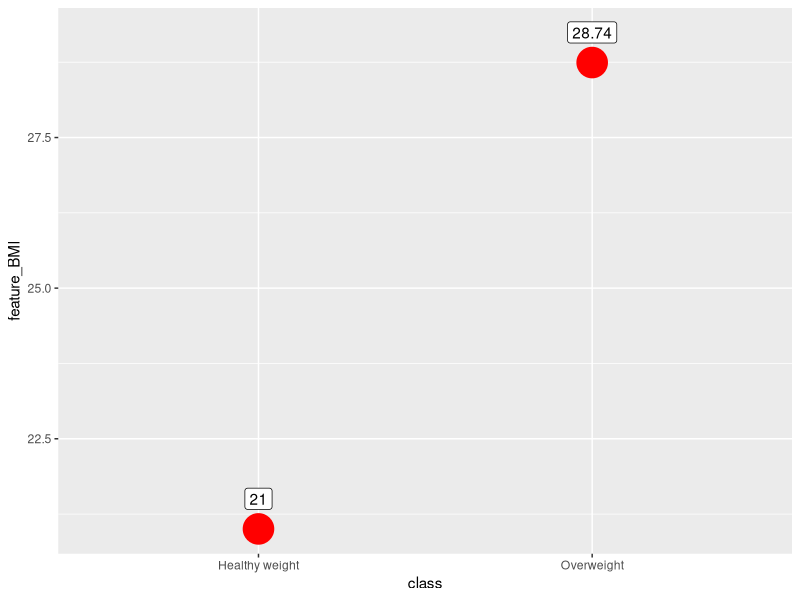
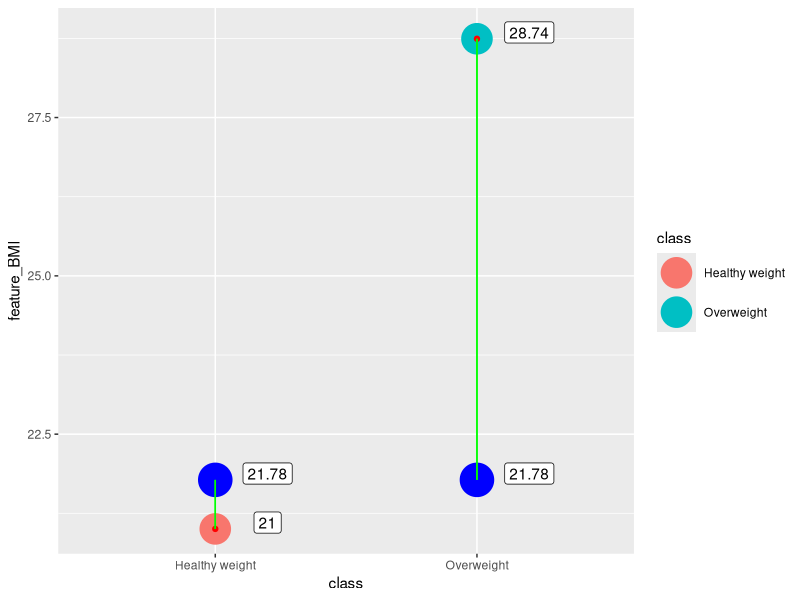
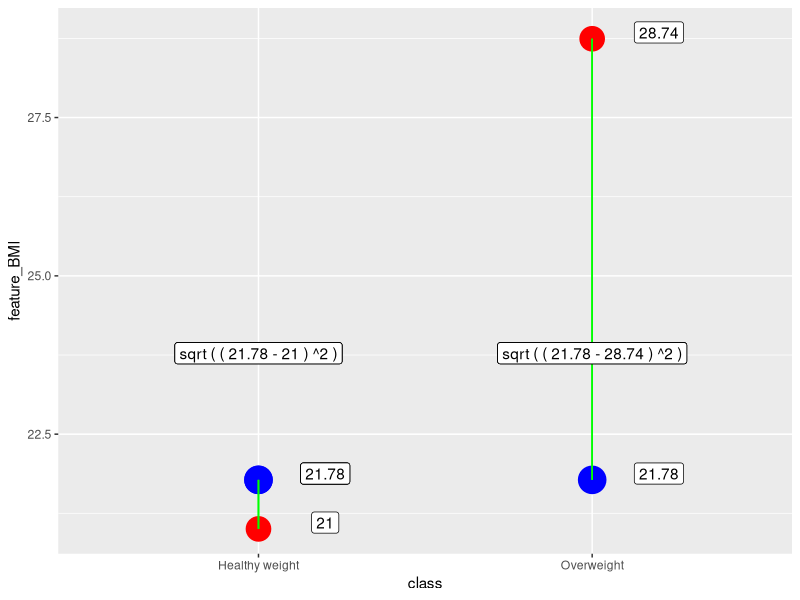
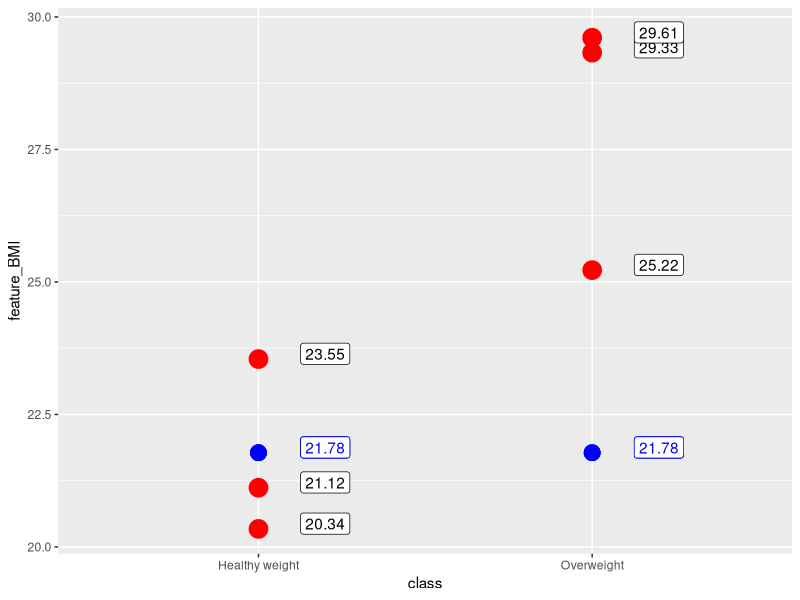
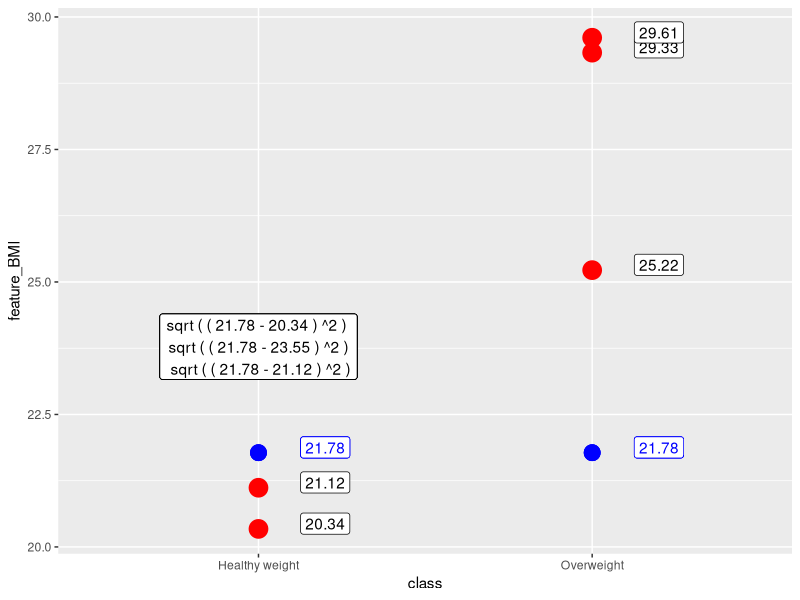
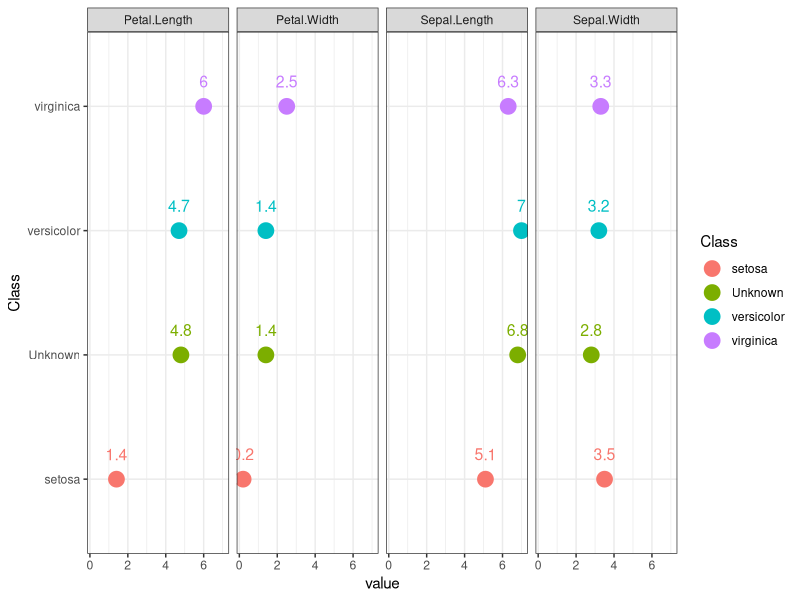

Generate these figures, in order, with R: (Note: this script raises an error after producing the figures.)
# we would require 5 libraries to explore and 
# learn mechanics of k nearest neighbours

library(dplyr)  # data wrangling
library(tidyr)  # data wrangling
library(tibble) # data wrangling
library(ggplot2) # visuals
library(class)  # model building


#######################  PART_1
# knn is example of supervised classification technique,
# supervised means that all rows or instances  
# are labeled with specific class or outcome

#  classification means that our class is
#  categorical variable

#  To initiate knn the follwong action shoul be taken:
#  Data inspection 
#  Splitting data into training and testing datasets
#  Fitting the model to training data
#  Evaluate perfomance on test data
#  Model tuning , specifically, for knn, to determine optimal values of k


# knn is extremely powerfull when applied
# to homogenous data, speficically,
# it is suited very well to numerical features whose 
# data range is similar

# Goal of Knn is to 
# Estimate similarity between records with defined classes with 
# records without defined class

#  Now, how to measure similary of records?
#  We need to employ distance formula,
#  Euclidian distance is a common approach

# assume 2 dimentional space with 2 points

sample_1<-data.frame(  feature_BMI=c( runif(1,18.5,24.9),
                                      runif(1, 25.0,29.9)),
                       class=c( "Healthy weight","Overweight" ),
                       row.names=c("inst_1  ","inst_2  ")   )

#  code sampel is available at github ,fill free to replicate it
# we can use View to explicitly check all records
View(sample_1)

# Greate job 
# Now lets visualise situation we are dealing with 
ggplot2::ggplot(data=sample_1,aes(y= feature_BMI ,x=class))+
  geom_point(col="red",cex=10)+
  geom_label(aes(label=round(feature_BMI,2)  ),nudge_y = 0.5 )

# we have 2 values for single feature,
# each value corresponds to specific class
# Now assume , we need to decide , to what class 
# we should assign new point , should it belong to 
# Forst or second class: Healhy or overweight

set.seed(123)
new_point<-runif(1,18.5,29.9) # generate random point

# lets take advantage of ggplot2 again
ggplot2::ggplot(data=sample_1,aes(y= feature_BMI ,x=class))+
  geom_point(aes(col=class),cex=10)+
  geom_label(aes(label=round(feature_BMI,2)  ),nudge_y = 0.1,nudge_x=0.2 )+
  geom_point(col="red")+geom_point(aes(y=new_point),col="blue",cex=11) +
  geom_segment(x="Healthy weight",y=new_point,xend = "Healthy weight", yend = sample_1$feature_BMI[1],
               color="green")+
  geom_segment(x="Overweight",y=new_point,xend = "Overweight", yend = sample_1$feature_BMI[2],
               color="green")+
  geom_label(aes(label=round(new_point,2),x=class,y=new_point  ),nudge_y = 0.1,nudge_x=0.2 )

# blue point can potentially belong to class 1 or 2
# we need to measure distance between red and blue point, 
# green and blue point

# Lets estimate Euclidian Distance between 2 poins

dist_1<- sqrt( (new_point-sample_1$feature_BMI[1])^2 )
dist_2<- sqrt( (new_point-sample_1$feature_BMI[2])^2 )

#lets add new column to sample_1
sample_1<-sample_1 %>% dplyr::mutate(Eu_Dist=sqrt( (new_point-feature_BMI)^2 ))

# now  add new record with class we dont know
sample_1<-sample_1 %>%
  dplyr::bind_rows( tibble(feature_BMI=new_point,class=NA,Eu_Dist=NA) )
row.names(sample_1)[3]<-3

# Value for "Overweight"??? is smaller, it is closer, therefore
# blue dot should belong to Overweignt class

sample_1$class[3]<-sample_1$class[ which.min(sample_1$Eu_Dist) ] 
# use which.min, # ignores NA


# how to implement the process with buid in r fucntion
# we would call for knn fucntion from class package
class::knn( train=sample_1[c(1,2),1], # we define training set, and esclude column with classes 
            test=new_point, # define value we need to classify
            cl=sample_1[c(1,2),2], # indicate classes which coreslond to known record
            k=1 ) # how many neighbours to consider

# to sum up , lets proceed to ggplot 2
ggplot(data=sample_1,aes(y= feature_BMI ,x=class))+
  geom_point(col="red",cex=8)+
  geom_label(aes(label=round(feature_BMI,2)  ),nudge_y = 0.1,nudge_x=0.2 )+
  geom_point(col="red")+geom_point(aes(y=new_point),col="blue",cex=9) +
  geom_segment(x="Healthy weight",y=new_point,xend = "Healthy weight", yend = sample_1$feature_BMI[1],
               color="green")+
  geom_segment(x="Overweight",y=new_point,xend = "Overweight", yend = sample_1$feature_BMI[2],
               color="green")+
  geom_label(aes(label=round(new_point,2),x=class,y=new_point  ),nudge_y = 0.1,nudge_x=0.2 )+
  geom_label(aes(label=paste( "sqrt","(","(",round(new_point,2),"-",
                              round(feature_BMI[1],2) ,")","^2",")"),
                 x="Healthy weight",y=new_point  ),nudge_y = 2,nudge_x=0 )+
  geom_label(aes(label=paste( "sqrt","(","(",round(new_point,2),"-",
                              round(feature_BMI[2],2) ,")","^2",")"),
                 x="Overweight",y=new_point  ),nudge_y = 2,nudge_x=0 )


#######################  PART_2

# Horoso , now its time to check example with 1 feature, BMI , but with 
# multiple records for each class
set.seed(123)
sample_3<-data.frame(  feature_BMI=c( runif(3,18.5,24.9),
                                      runif(3, 25.0,29.9)),
                       class=c( rep("Healthy weight",3),rep("Overweight",3) ) )


# We inspect Visuals
ggplot(data=sample_3,aes(y= feature_BMI ,x=class))+
  geom_point(col="red",cex=6)+
  geom_label(aes(label=round(feature_BMI,2)  ),nudge_y = 0.1,nudge_x=0.2 )+
  geom_point(col="red")+geom_point(aes(y=new_point),col="blue",cex=5) +
  geom_label(aes(label=round(new_point,2),x=class,y=new_point  ),nudge_y = 0.1,nudge_x=0.2,color="blue" )
# Again , now we need to use 6 red poins  to decide 
# to which class blue point belongs, therefore, here we estimate
# 6 values for Euclidian distacne

#mutate fucntion would be quite handy
sample_3<-sample_3 %>% dplyr::mutate(Eu_Dist=sqrt( (new_point-feature_BMI)^2 ))

# to solididy inderstanding , lets plot the equations for single class
ggplot2::ggplot(data=sample_3,aes(y= feature_BMI ,x=class))+
  geom_point(col="red",cex=6)+
  geom_label(aes(label=round(feature_BMI,2)  ),nudge_y = 0.1,nudge_x=0.2 )+
  geom_point(col="red")+geom_point(aes(y=new_point),col="blue",cex=5) +
  geom_label(aes(label=round(new_point,2),x=class,y=new_point  ),nudge_y = 0.1,nudge_x=0.2,color="blue" )+
  geom_label(aes(label=paste("sqrt","(","(",round(new_point,2),"-",round(feature_BMI[1],2) ,")","^2",")","\n",
                             "sqrt","(","(",round(new_point,2),"-",round(feature_BMI[2],2) ,")","^2",")","\n",
                             "sqrt","(","(",round(new_point,2),"-",round(feature_BMI[3],2) ,")","^2",")"),
                 x="Healthy weight",y=new_point  ),nudge_y = 2,nudge_x=0 )
# same calculation are aplied to column Overweignt

# Assume that k equals 3 , threrefore we need to choode
# free nearest neighbours,
# or 3 lowers values for distance

sample_3 <-sample_3 %>% dplyr::arrange(Eu_Dist) %>% dplyr::slice(1:3)

table(sample_3$class) # now we use table to count uniqu classes
prop.table( table(sample_3$class) ) # prop.table to wrup table is used to check share of class
# among other classes, we divide count of overweight records by total
# number of records

# How should the  process be implemented with R fucntion
class::knn( train=sample_3[,1],
            test=new_point,
            cl=sample_3[,2],k=3, 
            prob=TRUE )

# probality shows share of most commom class, this is the output of
# prop.table , proportion table 


############ PART 3

# Knn is great classifying tool for data with homogenous 
# records, for example in iris dataset all features are
#of numeric type
sample_4<-iris
View(sample_4)

# Now , lets check how exactly features are dissimilar in 
# terms  of central tendency and spread
summary(sample_4[,-5])

#judjing from summary, we can say that only Petal.Width 
# is notably smaller compare to other features, but overall
# we can not conclude that particula feature
# is extremely far from other 

cat(   "sqrt(  (1000-5.0)^2+(2.7-2.0)^2+(3.9-3.5)^2     )"      )
# this is equation fo EU distance for single 
# record with 3 features, first valun in brackest is x
# We are conserned with feature range because 
# EU distance is sensetive to outlies 
# and , if lets say x1,1000, is significantluy greater
# than other features, 
#it would increase Eu distance for partcicual record
# and would lower the changes of 
# class, which correspond to the respecive record,
# to become meaningfull classifier.
# the resoective situations may require use or
# data normalisteion ,but so far, Iris data set in our example
# does not reuqire specia transofrmation

# goind bacj to sample_4
tibble::glimpse(sample_4)
# in this example there are 4 features which 
# are characeristics of 3 different plants, 
# out target is to find class[Species] of 
# plant fiven its 4 featues


# lets sample single row we would like to predict
set.seed(321)
loc<-sample(1:nrow(sample_4),1 ) # we randomly generate index
test_row_1<-sample_4[ loc[1]   , -5  ] # here we store 1 record we need to classify
test_row_cl<-sample_4[ loc[1]   , 5  ] # here we store actual classes for test row

# what classes are available 
sample_4$Species %>% unique()
# we need 3 records, 1 per each class, therefore
# our train set woudl contain 1 samples for each class

# we would require to group data and take 1 sample from each froup
train_row_3<-sample_4[-loc,] %>% dplyr::group_by(Species) %>%
  slice(1)

# First off all wee ned to draw 4 graphs, 
# 1 graph per feature where each graph contains
# 1 point from test set and 3 form training set

train_row_3
test_row_1

# here we have 3 instances from training set and 
# we need to decide which is closer in terms of 
# euclidian distance to test_row_1

# we need to convert train_row_3 and test_row_1 to long format
# This transformation is requred 
# to apply ggplot with facets
gg_train<-train_row_3 %>% tidyr::pivot_longer(Sepal.Length:Petal.Width ,
                                              names_to="Feature") %>%
  rename("Class"="Species")  
# here we Gather columns data from multiple column into rows
#for train data

gg_test<-test_row_1 %>% tidyr::pivot_longer(Sepal.Length:Petal.Width ,
                                            names_to="Feature") %>%
  mutate(Class="Unknown") %>% dplyr::select(Class,Feature,value)

gg_in<-dplyr::bind_rows(gg_train,gg_test)

## here my goal to create long table  where each column is
# separate variale, this is only done to use fucntionality of ggplot2

ggplot2::ggplot(data=gg_in,aes(y=Class,x=value))+ 
  geom_point(aes(col= Class),cex=5)+
  geom_text(aes(label=round(value,2),color=Class ),cex=4,nudge_y = 0.2 ) + 
  facet_grid(~Feature,  space="free") +
  theme_bw()

#  Unknown  Class  is present per each feature,
#  other  dots are features from 3 instances  
#  of train set with defined class

# 3 train records and 1 test record means 3 equations, 4 features per record,
# mean 4 operand in equation
# here is Eu for single row

cat( "sqrt(  (4.8-6)^2+(1.4-2.5)^2+(6.8-6.3)^2+(2.8-3.3)^2    )"      )

#  Here we need to substract train set form test
train_row_3[,-5]-test_row_1 # both have different rows , we need to triple
# first  record in test set
train_row_3[,-5]-test_row_1[ c(1,1,1),]   # here first rows is repeated 3 times
# this is how to extract values element wise when dealing with 
# data frames

# the whole eaution with rowSums
Euc_Dist=rowSums( (train_row_3[,-5]-test_row_1[ c(1,1,1), ])^2 ) %>% sqrt()

# now we would create additional column and arrange data, then pull 1 nearest
# neighbours because number of classes equals number of records
train_row_3 %>% ungroup() %>% mutate(Euc_Dist=Euc_Dist) %>%
  arrange(Euc_Dist) %>% slice(1)
test_row_cl

class::knn( train=train_row_3[,-5],
            test=test_row_1,
            cl=dplyr::pull(train_row_3[,5]), # here I use pull because cl accepts vector as input
            k=1)                             


##### Greate Job, Not we would employ whole 
# iris dataset , with  80,20 split,
# 80% of records for trainig set and 20$ for test, 
# therefore we need to classify 20%
# of records

set.seed(253)
loc<-sample(1:nrow(iris),nrow(iris)*0.2 ) # this are indices for test set
test_set<-iris[ loc   , -5 ]
test_set_cl<-iris[ loc   , 5 ]
train_set<-iris[ -loc   , ] # use use minus
          #to select rows which are not part of test set


# How would knn fucntion perform
m1_knn<-knn( train=train_set[,-5],
             test=test_set,
             cl=train_set[,5], k=3,
             prob=TRUE)

# now we stimate accuracy, how many values in 
# m1_knn  equal to values in test set classes
sum(m1_knn==test_set_cl)/ length(test_set_cl)


##  now lest write our own solution to soliduty understandng 
## of knn 
n_test<-nrow(test_set)
n_train<-nrow(train_set)
out<-rep("",n_test) # out vecotr would store our result of classification 
# of test  values

# please dont be discourage by loop, it feets perfecty in 
# what we want to do

i<-1
for ( i in 1:n_test) {
  # lets check each operand
  Eu_Dist=rowSums( (train_set[,-5] - test_set[i,][c(rep(1,n_train)), ] ) ^2 ) %>% sqrt()
  train_buf<-train_set %>% mutate(Eu_Dist=Eu_Dist) %>% arrange(Eu_Dist) %>%
    slice(1:3)
  class_buf<-names( which.max(table(train_buf$Species)))
  out[i]<-class_buf
} 

sum(out==test_set_cl)/ n_test


# WE ESTIMATE EUCLIDIAN DISTANCE, WE adjust size of test set to size of
# training set, we use which.max and table to find most 
# common  clan wihtoin 3 rows

## finaly , lets combine knn fucntion and loop to 
## chack if our accuracy can be improved


# Again, lets proceed with loop
# we woudl ckech accuraccy for k range form 1 to 10
for (i in (1:10) )  {
  m1_knn<-knn( train=train_set[,-5],
               test=test_set,
               cl=train_set[,5], k=i,
               prob=TRUE)
  acc<-sum(m1_knn==test_set_cl)/ length(test_set_cl)
  print( paste( i,": Accuracy of ",  acc ) )
}


# Greate job everyone.
# Knn  is straighforward, easy-to-implement 
# supervised machine learning algorithm that can be
# used to solve  classification  challenhes.

# It works especially well  when features form 
#  homogenous numerical data , the point  of convern is to 
# choose oprimal K values to achieve higest accuracy
